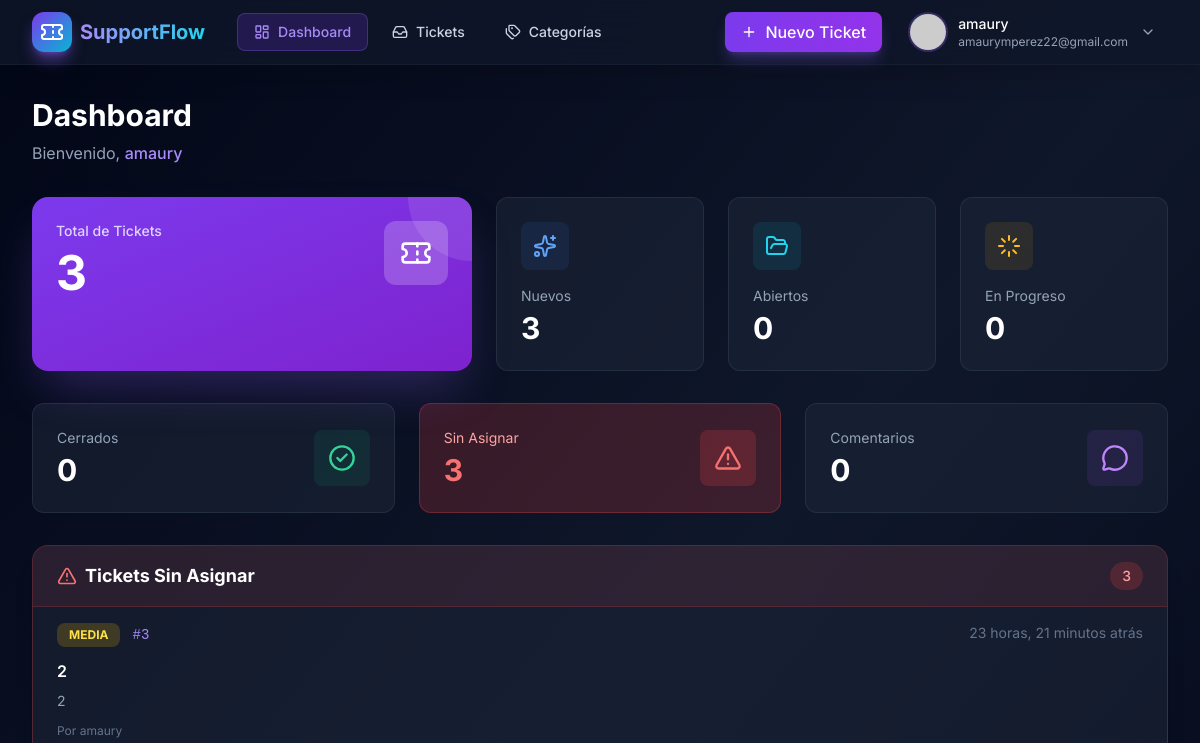
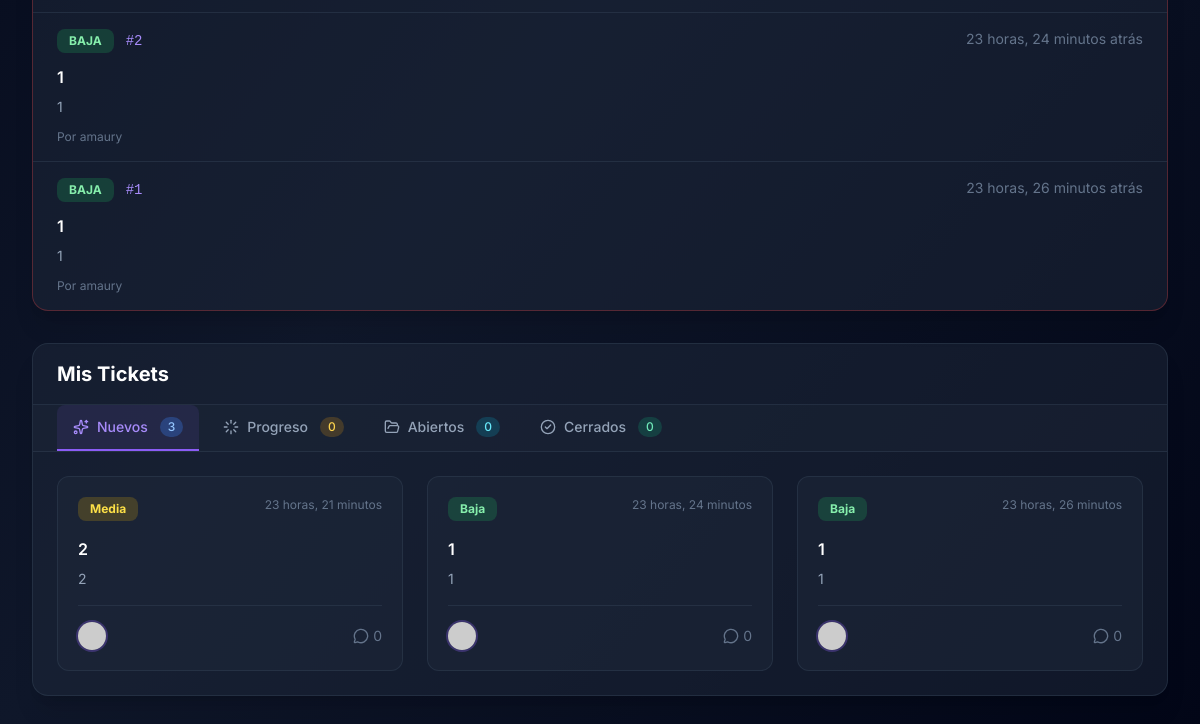
The app's page / (signed in), older data (2 pictures, top to bottom).
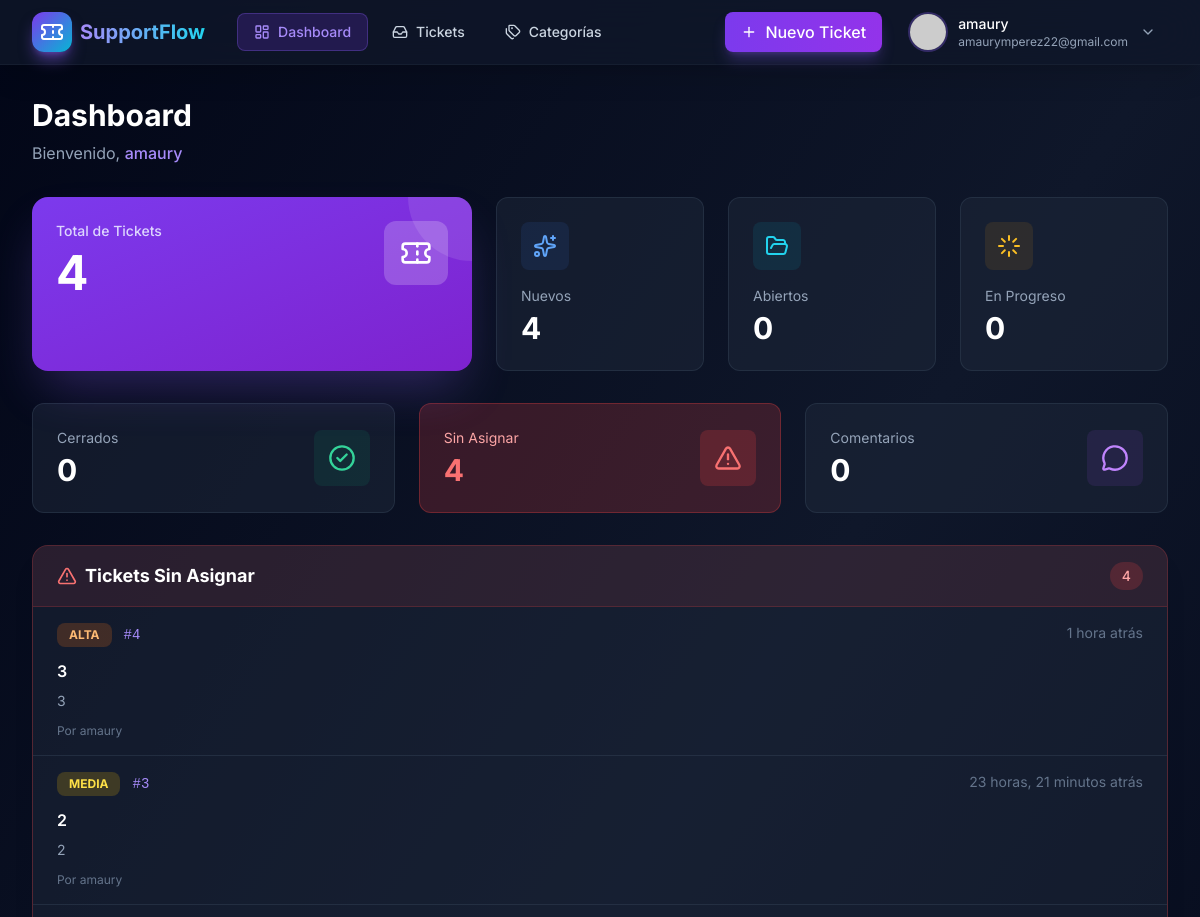
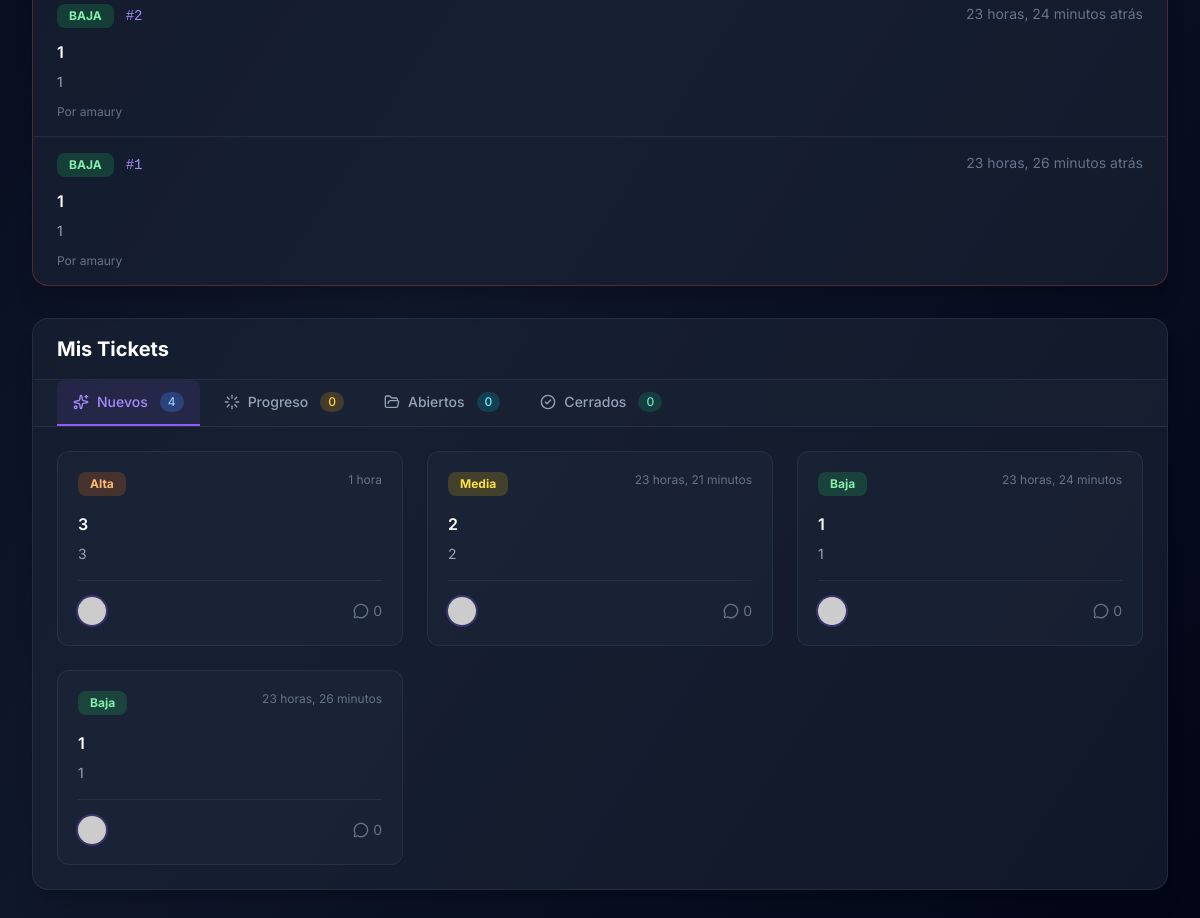
The same page, newer data (2 pictures, top to bottom).
### ticket/models.py (models this page shows, shortened)
class Ticket(models.Model):
    PRIORIDADES = [
        ('baja', 'Baja'),
        ('media', 'Media'),
        ('alta', 'Alta'),
        ('critica', 'Critica')
    ]
    ESTADOS = [
        ('abierto', 'Abierto'),
        ('cerrado', 'Cerrado'),
        ('en_progreso', 'En_progreso'),
        ('nuevo', 'Nuevo')
    ]
    titulo = models.CharField(max_length=50, blank = False, null = False)
    descripcion = models.TextField()
    prioridad = models.CharField(max_length = 20, choices=PRIORIDADES)
    categoria = models.ForeignKey('Categoria', on_delete=models.SET_NULL, null = True, blank = True)
    estado = models.CharField(max_length = 20, choices=ESTADOS, null = True, blank = True)
    creador = models.ForeignKey(User, on_delete=models.CASCADE, null = True, blank = True)
    asignado = models.ForeignKey(User, on_delete=models.SET_NULL, null = True, blank = True, related_name='asignado')
    created = models.DateTimeField(auto_now_add=True)
    updated =  models.DateTimeField(auto_now=True)
    class Meta:
        ordering = ['-created']
        verbose_name = 'Ticket'
        verbose_name_plural = 'Tickets'

### ticket/views.py (the view)
# urls.py: path('', HomeView.as_view(), name = 'home'),
class HomeView(LoginRequiredMixin, generic.TemplateView):
    template_name = 'ticket/home.html'
    login_url = '/accounts/login-user/'
    def get_context_data(self, **kwargs):
        tickets = Ticket.objects.filter(Q(creador = self.request.user)|
                                        Q(asignado = self.request.user))
        comentarios = Comentario.objects.filter(creador = self.request.user)
        context = super().get_context_data(**kwargs)
        context['total_tickets'] = tickets.count()
        context['tickets_sin_asignar'] = tickets.filter(asignado = None)[0:5]
        context['tickets_asignado'] = tickets.count()
        if self.request.user.is_staff:
            context['total_tickets_admin'] = Ticket.objects.all().count()
            context['total_comentarios_admin'] = Comentario.objects.all().count()
        context['tickets_en_progreso'] = tickets.select_related('creador', 'asignado')\
                                            .filter(estado__icontains = 'en_progreso')\
                                            .order_by('-created')[0:5]
        context['tickets_abiertos'] = tickets.select_related('creador', 'asignado')\
                                            .filter(estado__icontains = 'abierto')\
                                            .order_by('-created')[0:5]
        context['tickets_cerrados'] = tickets.select_related('creador', 'asignado')\
                                            .filter(estado__icontains = 'cerrado')\
                                            .order_by('-created')[0:5]
        context['tickets_nuevos'] = tickets.select_related('creador', 'asignado')\
                                            .filter(estado__icontains = 'nuevo')\
                                            .order_by('-created')[0:5]
        context['comentarios_recientes'] = comentarios.select_related('creador').order_by('-created')[0:5]
        context['total_comentarios'] = comentarios.count()
        return context

### ticket/templates/ticket/home.html (shortened to what the changed rows need)
{% extends 'base.html' %}
{% load static %}
{% block content %}
<div class="mb-8">
    <h1 class="text-3xl font-bold text-white mb-2">Dashboard</h1>
</div>
<div class="grid grid-cols-1 md:grid-cols-2 lg:grid-cols-5 gap-6 mb-8">
    <div class="lg:col-span-2">
        <div class="relative overflow-hidden rounded-2xl bg-gradient-to-br from-violet-600 to-purple-700 p-6 shadow-2xl shadow-violet-500/30 h-full">
            <div class="relative z-10">
                <div class="flex items-start justify-between mb-4">
                    <div>
                        <p class="text-violet-200 text-sm font-medium mb-2">Total de Tickets</p>
                        <h2 class="text-5xl font-bold text-white">{% if request.user.is_staff %}{{ total_tickets_admin|default:"0" }}{% else %}{{ total_tickets|default:"0" }}{% endif %}</h2>
                    </div>
                </div>
            </div>
        </div>
    </div>
    <div class="rounded-xl bg-slate-800/50 border border-slate-700/50 p-6 hover:border-blue-500/50 transition-all h-full">
        <div class="bg-blue-500/10 w-12 h-12 rounded-lg flex items-center justify-center mb-4"><i data-lucide="sparkles" class="w-6 h-6 text-blue-400"></i></div>
        <p class="text-slate-400 text-sm mb-1">Nuevos</p>
        <h3 class="text-3xl font-bold text-white">{{ tickets_nuevos|length|default:"0" }}</h3>
    </div>
</div>
<div class="grid grid-cols-1 md:grid-cols-3 gap-6 mb-8">
    {% if request.user.is_staff %}
    <div class="rounded-xl bg-red-500/20 border border-red-500/30 p-6">
        <div class="flex items-center justify-between">
            <div>
                <p class="text-red-300 text-sm mb-1">Sin Asignar</p>
                <h3 class="text-3xl font-bold text-red-400">{{ tickets_sin_asignar|length|default:"0" }}</h3>
            </div>
            <div class="bg-red-500/20 w-14 h-14 rounded-lg flex items-center justify-center"><i data-lucide="alert-triangle" class="w-7 h-7 text-red-400"></i></div>
        </div>
    </div>
    {% endif %}
</div>
{% if request.user.is_staff and tickets_sin_asignar %}
<div class="mb-8 rounded-2xl bg-slate-800/50 border border-red-500/30 overflow-hidden shadow-xl">
    <div class="bg-red-500/10 px-6 py-4 border-b border-red-500/20">
        <div class="flex items-center justify-between">
            <h3 class="text-lg font-bold text-white flex items-center gap-2"><i data-lucide="alert-triangle" class="w-5 h-5 text-red-400"></i>Tickets Sin Asignar</h3>
            <span class="px-3 py-1 bg-red-500/20 text-red-300 rounded-full text-sm font-medium">{{ tickets_sin_asignar|length }}</span>
        </div>
    </div>
    <div class="divide-y divide-slate-700/50">
        {% for ticket in tickets_sin_asignar %}
        <a href="{% url 'ticket_detail' ticket.pk %}" class="block px-6 py-4 hover:bg-slate-700/30 transition-colors group">
            <div class="flex justify-between mb-3">
                <div class="flex items-center gap-3">
                    <span class="px-3 py-1 rounded-lg text-xs font-bold {% if ticket.prioridad == 'critica' %}bg-red-500/20 text-red-300{% elif ticket.prioridad == 'alta' %}bg-orange-500/20 text-orange-300{% elif ticket.prioridad == 'media' %}bg-yellow-500/20 text-yellow-300{% else %}bg-green-500/20 text-green-300{% endif %}">{{ ticket.get_prioridad_display|upper }}</span>
                    <span class="text-violet-400 font-mono text-sm">#{{ ticket.pk }}</span>
                </div>
                <span class="text-slate-500 text-sm">{{ ticket.created|timesince }} atrás</span>
            </div>
            <h4 class="text-white font-semibold mb-2 group-hover:text-violet-400 transition-colors">{{ ticket.titulo }}</h4>
            <p class="text-slate-400 text-sm mb-3">{{ ticket.descripcion|truncatewords:20 }}</p>
            <div class="flex items-center justify-between">
                <span class="text-slate-500 text-xs">Por {{ ticket.creador.username }}</span>
            </div>
        </a>
        {% endfor %}
    </div>
</div>
{% endif %}
<div class="rounded-2xl bg-slate-800/50 border border-slate-700/50 overflow-hidden shadow-xl">
    <div class="border-b border-slate-700/50 bg-slate-800/30">
        <nav class="flex gap-2 px-6 overflow-x-auto">
            <button onclick="switchTab('nuevos')" class="tab-btn active px-4 py-3 text-sm font-medium rounded-t-lg border-b-2 border-violet-500 text-violet-400 bg-violet-500/10 transition-all">
                <span class="flex items-center gap-2 whitespace-nowrap"><i data-lucide="sparkles" class="w-4 h-4"></i>Nuevos<span class="px-2 py-0.5 bg-blue-500/30 text-blue-300 rounded-full text-xs ml-1">{{ tickets_nuevos|length }}</span></span>
            </button>
        </nav>
    </div>
    <div class="p-6">
        <div id="nuevos-content" class="tab-content">
            <div class="grid grid-cols-1 md:grid-cols-2 lg:grid-cols-3 gap-6">
                {% for ticket in tickets_nuevos %}
                <a href="{% url 'ticket_detail' ticket.pk %}" class="block rounded-xl bg-slate-800/50 border border-slate-700/50 p-5 hover:border-violet-500/50 hover:shadow-lg hover:shadow-violet-500/10 transition-all group">
                    <div class="flex justify-between mb-4">
                        <span class="px-3 py-1 rounded-lg text-xs font-bold {% if ticket.prioridad == 'critica' %}bg-red-500/20 text-red-300{% elif ticket.prioridad == 'alta' %}bg-orange-500/20 text-orange-300{% elif ticket.prioridad == 'media' %}bg-yellow-500/20 text-yellow-300{% else %}bg-green-500/20 text-green-300{% endif %}">{{ ticket.get_prioridad_display }}</span>
                        <span class="text-slate-500 text-xs">{{ ticket.created|timesince }}</span>
                    </div>
                    <h4 class="text-white font-semibold mb-2 group-hover:text-violet-400 transition-colors line-clamp-1">{{ ticket.titulo }}</h4>
                    <p class="text-slate-400 text-sm mb-4 line-clamp-2">{{ ticket.descripcion|truncatewords:15 }}</p>
                    <div class="flex justify-between pt-4 border-t border-slate-700/50">
                        <div class="flex gap-2">
                            <img src="https://ui-avatars.com/api/?name={{ ticket.creador.username }}&background=8b5cf6&color=fff&size=64" class="w-7 h-7 rounded-full ring-2 ring-violet-500/30" alt="{{ ticket.creador.username }}">
                        </div>
                        <span class="flex items-center gap-1 text-slate-500 text-sm"><i data-lucide="message-circle" class="w-4 h-4"></i>{{ ticket.comentarios.count }}</span>
                    </div>
                </a>
                {% empty %}
                <div class="col-span-full text-center py-12">
                    <div class="inline-flex items-center justify-center w-16 h-16 bg-slate-800 rounded-full mb-4"><i data-lucide="inbox" class="w-8 h-8 text-slate-600"></i></div>
                    <p class="text-slate-500">No hay tickets nuevos</p>
                </div>
                {% endfor %}
            </div>
        </div>
    </div>
</div>
{% endblock %}

Row changes from the older to the newer data that the page shows:
added Ticket: prioridad "ALTA", pk "4", created "1 hora", titulo "3", descripcion "3", creador.username "amaury", prioridad "Alta", comentarios.count "0"
Text that changed along with them:
{{ total_tickets_admin|default:"0" }}: "3" → "4"
{{ tickets_nuevos|length|default:"0" }}: "3" → "4"
{{ tickets_sin_asignar|length|default:"0" }}: "3" → "4"
{{ tickets_sin_asignar|length }}: "3" → "4"
{{ tickets_nuevos|length }}: "3" → "4"
